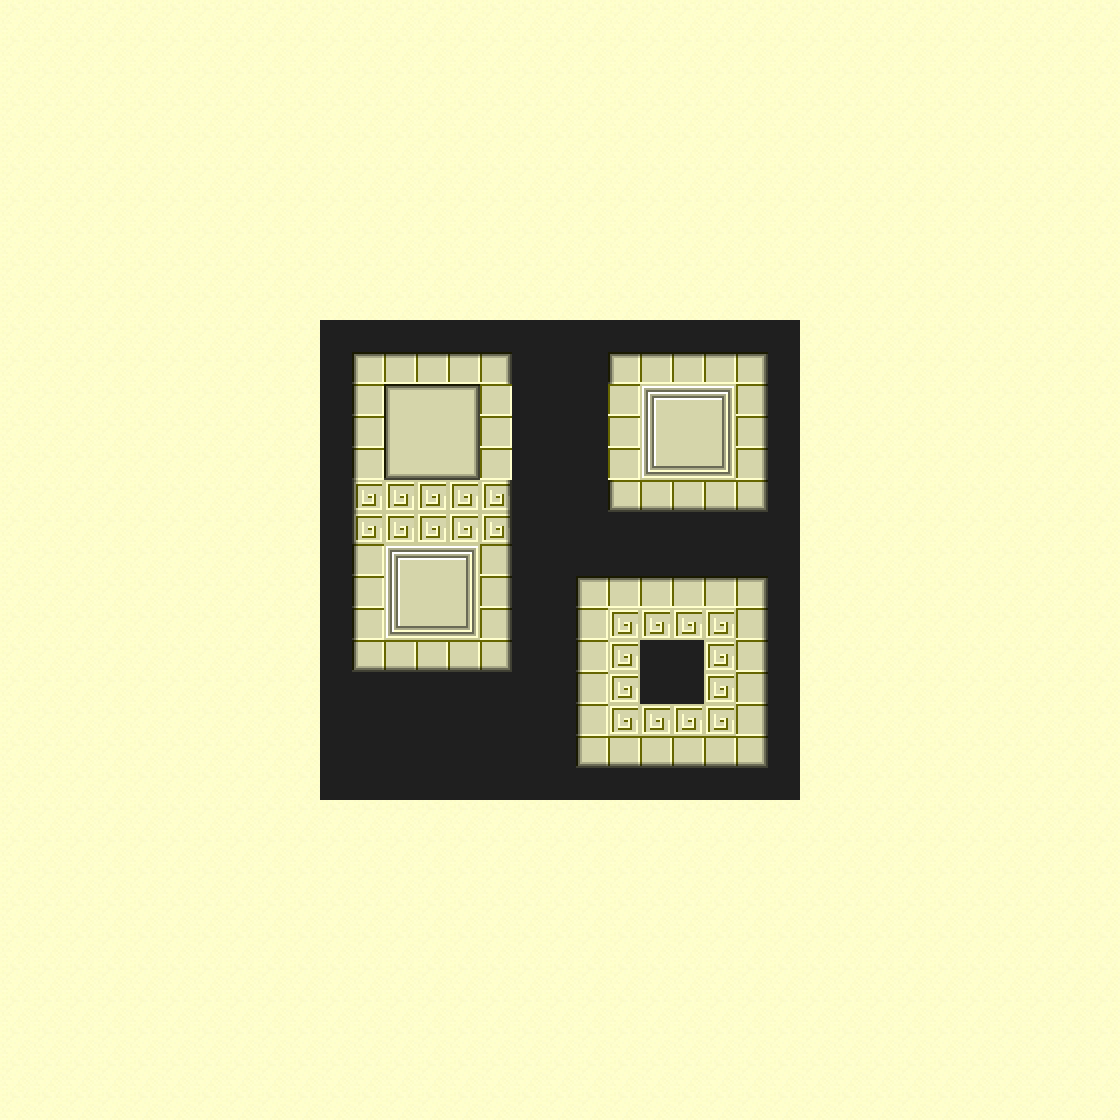

Tiled map render using the project's own tile images. Description and the map definition, with tile-layer contents summarised, below:
An orthogonal 35x35 tile map with 32x32 px tiles, 2 tile layers (Foreground, Collision) and 2 objects (spawn, goal).

<map version="1.0" orientation="orthogonal" width="35" height="35" tilewidth="32" tileheight="32">
 <tileset firstgid="1" name="tileset2" tilewidth="32" tileheight="32">
  <image source="tileset2.png" width="512" height="512" />
 </tileset>
 <layer name="Foreground" width="35" height="35">
  <data>[1225 cells, 1225 non-empty, 79 distinct tile ids]</data>
 </layer>
 <layer name="Collision" width="35" height="35">
  <data>[1225 cells, 118 non-empty, 1 distinct tile ids]</data>
 </layer>
 <objectgroup name="Object Layer" width="35" height="35">
  <object name="Spawn" type="spawn" x="416" y="576" width="32" height="32" />
  <object name="Goal" type="goal" x="672" y="416" width="32" height="32" />
 </objectgroup>
</map>
